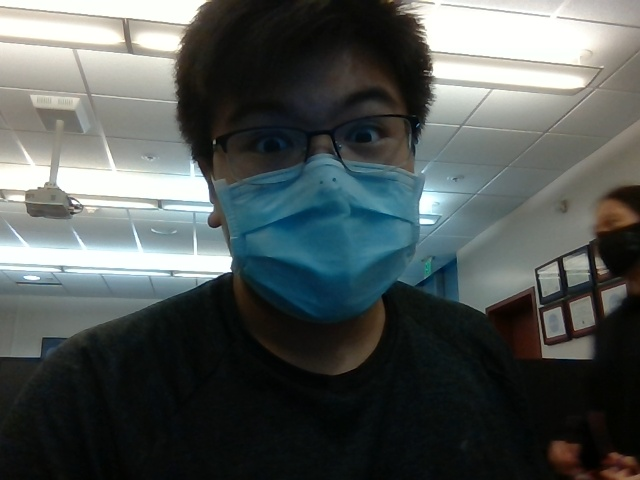
#> input picture NewPicture.jpg, 640 x 480 px, given in place of bottom.png, which was not available
$ python photomosaic.py
#> lines starting #> are read from the running program, lines starting #| are printed output that depends on the picture; after the words box and inside, x2 and y2 are one past the last pixel; in counts of white or black regions, pixels touching at a corner belong together; pictures that were not available may be replaced by others from this repository, and a replacement may not be noted
import numpy as np
import argparse
import cv2
import matplotlib
import imutils

count = 1

def cropping(image):
    #image = cv2.imread(image)
    cv2.imshow("Image", image)
    cv2.waitKey(0)

    gray = cv2.cvtColor(image, cv2.COLOR_BGR2GRAY)
    thresh = cv2.threshold(gray, 150, 300, cv2.THRESH_BINARY)[1]
    cv2.imshow("Thresh", thresh)
    cv2.waitKey(0)

    cnts = cv2.findContours(thresh.copy(), cv2.RETR_EXTERNAL, cv2.CHAIN_APPROX_SIMPLE)
    cnts = imutils.grab_contours(cnts)
    c = max(cnts, key=cv2.contourArea)

    output = image.copy()
    cv2.drawContours(output, [c], -1, (0, 255, 0), 3)
    (x, y, w, h) = cv2.boundingRect(c)
    text = "original, num_pts = {}".format(len(c))
    cv2.putText(output, text, (x,y - 15), cv2.FONT_HERSHEY_SIMPLEX, 0.9, (0, 255, 0), 2)

    #Crop the image based on the points of the bounding box, show the cropped image
    cropped = image[y:y+h, x:x+w]
    #image = cropped
    file = images[count]
    count == count + 1
    cv2.imwrite(file, cropped)
    cv2.imshow("Cropped Image", cropped)
    cv2.waitKey(0)

def concat_tile(im_list_2d):
    return cv2.vconcat([cv2.hconcat(im_list_h) for im_list_h in im_list_2d])

def resize_image(img, scale_w, scale_h):
    return cv2.resize(img, (int(img.shape[1]*scale_w), int(img.shape[0]*scale_h)))

#gotta fix center because we accidentally overwrote it
center = cv2.imread("C:\\Users\\alexa\\Desktop\\photomosaic\\bottom.png")
#> center is the input picture: shape (480, 640, 3); mean B, G, R 85.9, 87.2, 80.6
print(center.shape)
#| (480, 640, 3)
centerresized = resize_image(center, 430.5/563, 430.5/563)
cv2.imwrite("C:\\Users\\alexa\\Desktop\\photomosaic\\centerresized.png", centerresized)
cv2.imshow("Center resize", centerresized)
cv2.imshow("Center", center)
print(centerresized.shape)
#| (367, 489, 3)
cv2.waitKey(0)
left = cv2.imread("C:\\Users\\alexa\\Desktop\\photomosaic\\left.png")
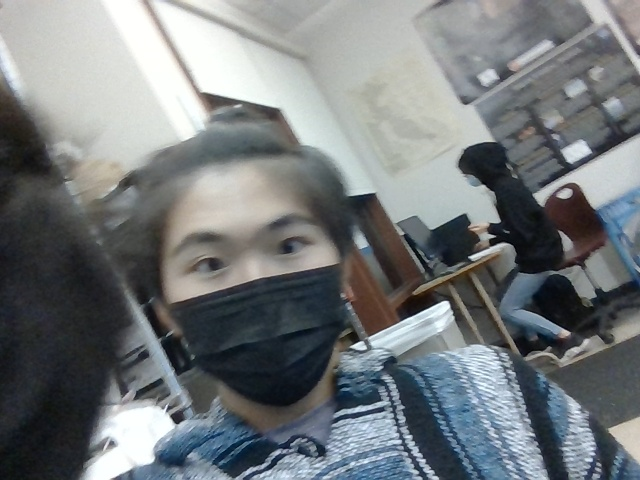
#> input picture left.jpg, 640 x 480 px, given in place of left.png, which was not available
#> left is the input picture: shape (480, 640, 3); mean B, G, R 124.1, 121.8, 116.9
cv2.imshow("Left", left)
print(left.shape)
#| (480, 640, 3)
cv2.waitKey(0)
right = cv2.imread("C:\\Users\\alexa\\Desktop\\photomosaic\\right.png")
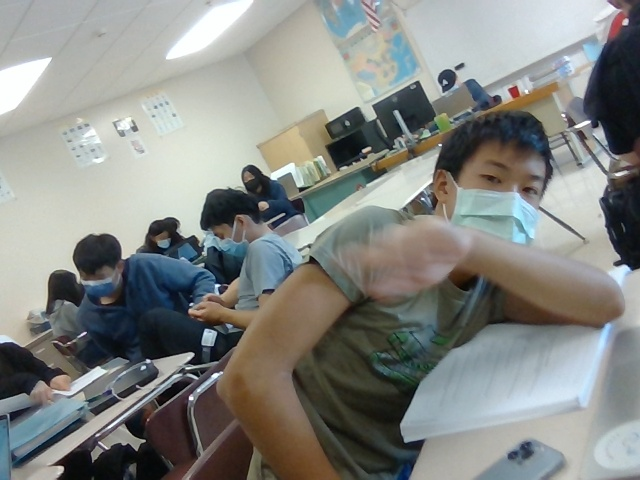
#> input picture right.jpg, 640 x 480 px, given in place of right.png, which was not available
#> right is the input picture: shape (480, 640, 3); mean B, G, R 131.7, 135.4, 132.9
cv2.imshow("Right", right)
top = cv2.imread("C:\\Users\\alexa\\Desktop\\photomosaic\\top.png")
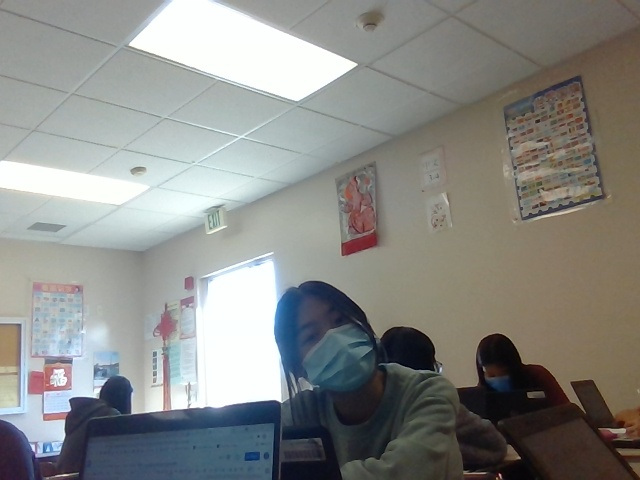
#> input picture top.jpg, 640 x 480 px, given in place of top.png, which was not available
#> top is the input picture: shape (480, 640, 3); mean B, G, R 134.2, 137.4, 136.4
blank = cv2.imread("C:\\Users\\alexa\\Desktop\\photomosaic\\blank.png")
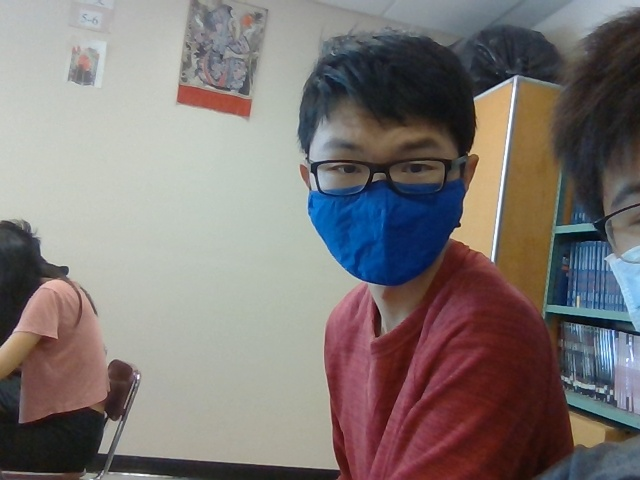
#> input picture back.jpg, 640 x 480 px, given in place of blank.png, which was not available
#> blank is the input picture: shape (480, 640, 3); mean B, G, R 117.2, 118.8, 126

shape = cv2.imread("C:\\Users\\alexa\\Desktop\\shape3.png")
# [6 lines of commented-out code are left out]

images = {
    1: "C:\\Users\\alexa\\Desktop\\photomosaic\\rightcropped.png"
}


#crop each images
cropping(right)
#> in cropping, `thresh = cv2.threshold(gray, 150, 300, cv2.THRESH_BINARY)[1]`:
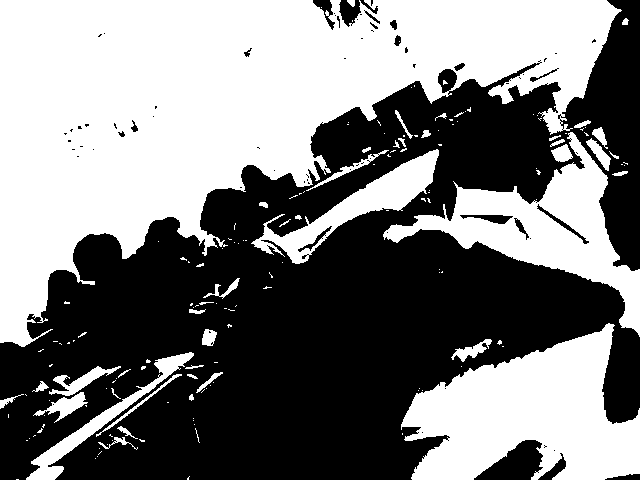
#> thresh: shape (480, 640); 49.1% white; 163 white regions (120 under 20 px)
#> in cropping, `cnts = cv2.findContours(thresh.copy(), cv2.RETR_EXTERNAL, cv2.CHAIN_AP..`: cnts = 161 contours, 132 with area under 20; largest, box (x1, y1, x2, y2) and area: (0, 0, 622, 347) 100275, (401, 323, 640, 480) 22412, (383, 132, 640, 337) 14386, (251, 149, 439, 264) 4972, (26, 352, 194, 480) 2304
#> in cropping, `c = max(cnts, key=cv2.contourArea)`: c = contour of 1208 points, box (x1, y1, x2, y2) (0, 0, 622, 347), area 100275
#> in cropping, `cv2.drawContours(output, [c], -1, (0, 255, 0), 3)`:
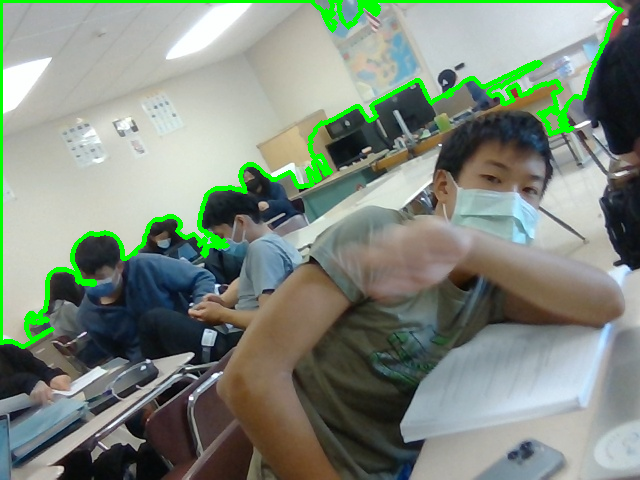
#> output: shape (480, 640, 3); 3.57% of pixels changed, all inside (x1, y1, x2, y2) = (0, 0, 624, 349)
#> in cropping, `(x, y, w, h) = cv2.boundingRect(c)`: x = 0; w = 622; h = 347
#> in cropping, `text = "original, num_pts = {}".format(len(c))`: text = 'original, num_pts = 1208'
#> in cropping, `cropped = image[y:y+h, x:x+w]`:
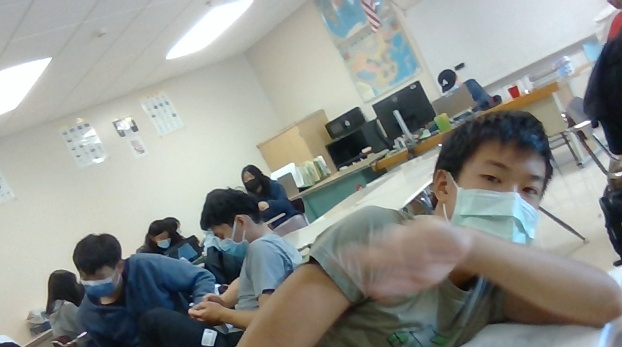
#> cropped: shape (347, 622, 3); mean B, G, R 143.2, 147.9, 144.8
# [11 lines of commented-out code are left out]
